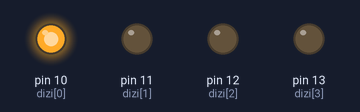
Recording of a sketch running on a simulated Arduino Uno, built with avr-gcc and run on an emulated ATmega328P. On the bench: output pins drawn as LEDs (lit = HIGH).

Above: at 0.02 s.
At 0.32 s:
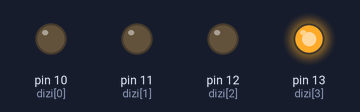
At 0.62 s:
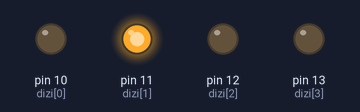
At 1.47 s:
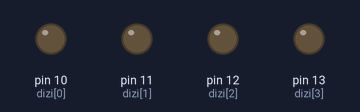
At 2.92 s:
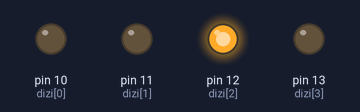
Timing chart, 0 to 3.2 s (numbered marks = the images above):
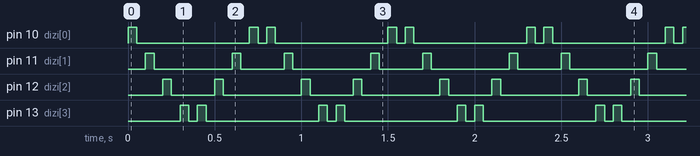

Measured:
- by itself, pin 10 (dizi[0]): repeats every 0.80 s: LOW 0.65 s, HIGH 0.05 s, LOW 0.05 s, HIGH 0.05 s
- by itself, pin 11 (dizi[1]): repeats every 0.80 s: LOW 0.45 s, HIGH 0.05 s, LOW 0.25 s, HIGH 0.05 s
- by itself, pin 12 (dizi[2]): repeats every 0.80 s: LOW 0.25 s, HIGH 0.05 s, LOW 0.45 s, HIGH 0.05 s
- by itself, pin 13 (dizi[3]): repeats every 0.80 s: LOW 0.05 s, HIGH 0.05 s, LOW 0.65 s, HIGH 0.05 s

The sketch:

kara__im_ek_2.ino
```cpp
int dizi[]={10,11,12,13};

void setup() {

for(int j=0;j<4;j++){
  pinMode (dizi[j],OUTPUT);
}

}

void loop() {
  // put your main code here, to run repeatedly:

  for(int i=0;i<4;i++){
  digitalWrite(dizi[i],HIGH);
  delay(50);
  digitalWrite(dizi[i],LOW);
  delay(50);
  }
 for(int j=3;j>=0;j--){
  digitalWrite(dizi[j],HIGH);
  delay(50);
  digitalWrite(dizi[j],LOW);
  delay(50);
 }


}
```
